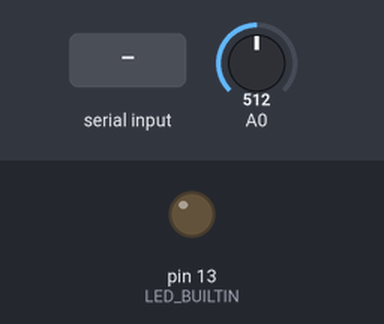
Recording of a sketch running on a simulated Arduino Uno, built with avr-gcc and run on an emulated ATmega328P. Shown: output pins drawn as LEDs (lit = HIGH). The inputs (shaded band) are chosen by the test bench; at power-on: A0 = 512. What the sketch prints to the serial monitor is not drawn.

Above: at 1.2 s.
1.3 s: "on" received over Serial
At 3.5 s:
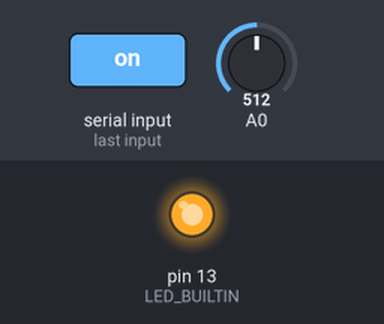
3.8 s: "off" received over Serial
At 5.8 s:
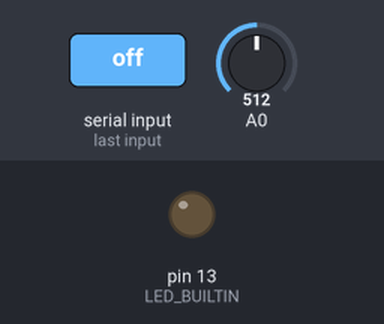
Timing chart, 0 to 7.3 s (numbered marks = the images above; inputs shaded):
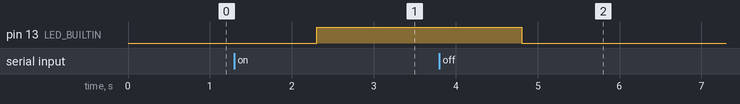

Measured:
- after the input at 1.3 s, pin 13 (LED_BUILTIN): LOW → HIGH after 1.0 s
- after the input at 3.8 s, pin 13 (LED_BUILTIN): HIGH → LOW after 1.0 s

The sketch:

ardiuno.ino
```cpp
String data;

void setup() {
  // initialize digital pin LED_BUILTIN as an output.

  Serial.begin(9600); // Begen listening on port 9600 for serial

  pinMode(LED_BUILTIN, OUTPUT);

  digitalWrite(LED_BUILTIN, LOW);
}

// the loop function runs over and over again forever
void loop() {
   if(Serial.available() > 0){
      data = Serial.readString();
    }

    if(data=="on"){
      digitalWrite(LED_BUILTIN, HIGH);
    }
    else if(data=="off"){
      digitalWrite(LED_BUILTIN, LOW);
    }
    Serial.println(analogRead(0));
    delay(100);
}
```
